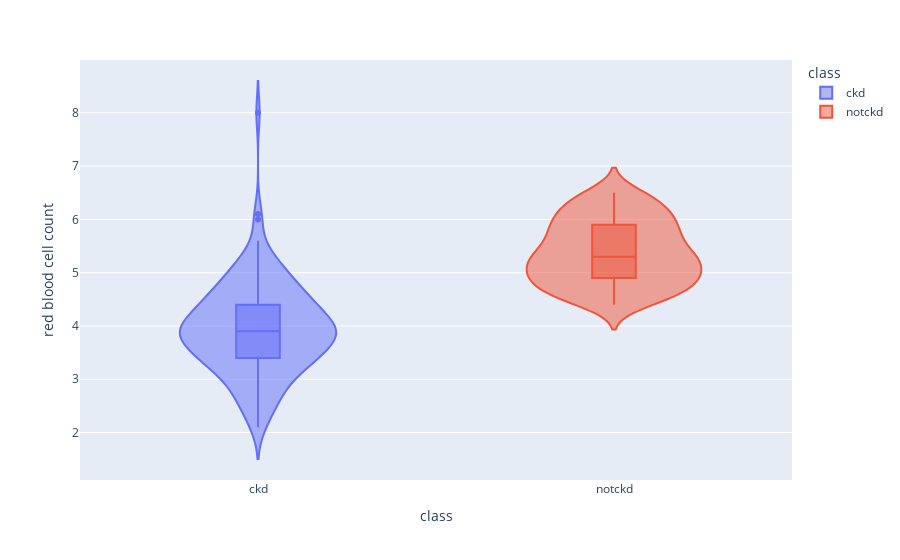

Notebook code cell kept with this figure:
### Markdown cell above
* We can see that there is some kind of linearity in all the relationships
* Whenever haemoglobin is below 13-14 he is positive for chronic disease , Whenever haemoglobin is near 18 he is negative

### Code cell
violin('red blood cell count')

### Figure 1 — Plotly figure (JSON) as saved in the notebook; plotly's stock layout.template omitted (floating-point values rounded to 4 significant figures; data arrays with more than 128 entries replaced by an {"elided": "..."} marker saying what was removed)
{"data": [{"alignmentgroup": "True", "box": {"visible": true}, "hovertemplate": "class=%{x}<br>red blood cell count=%{y}<extra></extra>", "legendgroup": "ckd", "marker": {"color": "#636efa"}, "name": "ckd", "offsetgroup": "ckd", "orientation": "v", "scalegroup": "True", "showlegend": true, "type": "violin", "x": {"elided": "250 str values"}, "x0": " ", "xaxis": "x", "y": {"elided": "250 float values"}, "y0": " ", "yaxis": "y"}, {"alignmentgroup": "True", "box": {"visible": true}, "hovertemplate": "class=%{x}<br>red blood cell count=%{y}<extra></extra>", "legendgroup": "notckd", "marker": {"color": "#EF553B"}, "name": "notckd", "offsetgroup": "notckd", "orientation": "v", "scalegroup": "True", "showlegend": true, "type": "violin", "x": {"elided": "150 str values"}, "x0": " ", "xaxis": "x", "y": {"elided": "150 float values"}, "y0": " ", "yaxis": "y"}], "layout": {"autosize": true, "legend": {"title": {"text": "class"}, "tracegroupgap": 0}, "margin": {"t": 60}, "violinmode": "overlay", "xaxis": {"anchor": "y", "autorange": true, "categoryarray": ["ckd", "notckd"], "categoryorder": "array", "domain": [0, 1], "range": [-0.5, 1.5], "title": {"text": "class"}, "type": "category"}, "yaxis": {"anchor": "x", "autorange": true, "domain": [0, 1], "range": [1.109, 8.991], "title": {"text": "red blood cell count"}, "type": "linear"}}}
